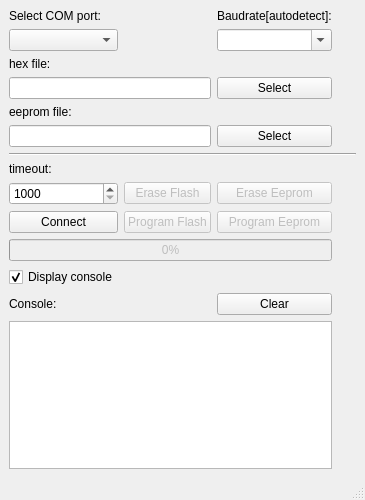
<?xml version="1.0" encoding="UTF-8"?>
<ui version="4.0">
 <class>MainWindow</class>
 <widget class="QMainWindow" name="MainWindow">
  <property name="geometry">
   <rect>
    <x>0</x>
    <y>0</y>
    <width>365</width>
    <height>500</height>
   </rect>
  </property>
  <property name="windowTitle">
   <string>c45b2 GUI</string>
  </property>
  <widget class="QWidget" name="centralwidget">
   <layout class="QGridLayout" name="gridLayout_2">
    <item row="0" column="0">
     <layout class="QGridLayout" name="gridLayout">
      <item row="6" column="0" colspan="2">
       <widget class="QLineEdit" name="eepromFilePath"/>
      </item>
      <item row="16" column="0">
       <widget class="QLabel" name="consoleLabel">
        <property name="text">
         <string>Console:</string>
        </property>
       </widget>
      </item>
      <item row="13" column="0">
       <widget class="QPushButton" name="connectButton">
        <property name="text">
         <string>Connect</string>
        </property>
       </widget>
      </item>
      <item row="15" column="0">
       <widget class="QCheckBox" name="displayConsole">
        <property name="text">
         <string>Display console</string>
        </property>
        <property name="checked">
         <bool>true</bool>
        </property>
        <property name="tristate">
         <bool>false</bool>
        </property>
       </widget>
      </item>
      <item row="4" column="0" colspan="2">
       <widget class="QLineEdit" name="hexFilePath"/>
      </item>
      <item row="1" column="0">
       <widget class="QComboBox" name="cmbPort"/>
      </item>
      <item row="9" column="0">
       <widget class="QLabel" name="label_3">
        <property name="text">
         <string>timeout:</string>
        </property>
       </widget>
      </item>
      <item row="5" column="0">
       <widget class="QLabel" name="label_2">
        <property name="text">
         <string>eeprom file:</string>
        </property>
       </widget>
      </item>
      <item row="1" column="2">
       <widget class="QComboBox" name="baudRateBox">
        <property name="editable">
         <bool>true</bool>
        </property>
        <property name="duplicatesEnabled">
         <bool>true</bool>
        </property>
       </widget>
      </item>
      <item row="0" column="0">
       <widget class="QLabel" name="label_4">
        <property name="text">
         <string>Select COM port:</string>
        </property>
       </widget>
      </item>
      <item row="7" column="0" colspan="4">
       <widget class="Line" name="line">
        <property name="orientation">
         <enum>Qt::Horizontal</enum>
        </property>
       </widget>
      </item>
      <item row="14" column="0" colspan="3">
       <widget class="QProgressBar" name="progressBar">
        <property name="enabled">
         <bool>false</bool>
        </property>
        <property name="value">
         <number>0</number>
        </property>
       </widget>
      </item>
      <item row="11" column="0">
       <widget class="QSpinBox" name="timeoutBox">
        <property name="minimum">
         <number>1000</number>
        </property>
        <property name="maximum">
         <number>10000</number>
        </property>
        <property name="singleStep">
         <number>100</number>
        </property>
        <property name="value">
         <number>1000</number>
        </property>
       </widget>
      </item>
      <item row="2" column="0">
       <widget class="QLabel" name="label">
        <property name="text">
         <string>hex file:</string>
        </property>
       </widget>
      </item>
      <item row="4" column="2">
       <widget class="QPushButton" name="selectHexButton">
        <property name="text">
         <string>Select</string>
        </property>
       </widget>
      </item>
      <item row="17" column="0" colspan="3">
       <widget class="QTextEdit" name="console">
        <property name="readOnly">
         <bool>true</bool>
        </property>
       </widget>
      </item>
      <item row="6" column="2">
       <widget class="QPushButton" name="selectEepromButton">
        <property name="text">
         <string>Select</string>
        </property>
       </widget>
      </item>
      <item row="16" column="2">
       <widget class="QPushButton" name="consoleClearButton">
        <property name="text">
         <string>Clear</string>
        </property>
       </widget>
      </item>
      <item row="13" column="1">
       <widget class="QPushButton" name="programButton">
        <property name="enabled">
         <bool>false</bool>
        </property>
        <property name="text">
         <string>Program Flash</string>
        </property>
       </widget>
      </item>
      <item row="13" column="2">
       <widget class="QPushButton" name="programEepromButton">
        <property name="enabled">
         <bool>false</bool>
        </property>
        <property name="text">
         <string>Program Eeprom</string>
        </property>
       </widget>
      </item>
      <item row="0" column="2">
       <widget class="QLabel" name="label_5">
        <property name="text">
         <string>Baudrate[autodetect]:</string>
        </property>
       </widget>
      </item>
      <item row="11" column="1">
       <widget class="QPushButton" name="eraseFlashButton">
        <property name="enabled">
         <bool>false</bool>
        </property>
        <property name="text">
         <string>Erase Flash</string>
        </property>
       </widget>
      </item>
      <item row="11" column="2">
       <widget class="QPushButton" name="eraseEepromButton">
        <property name="enabled">
         <bool>false</bool>
        </property>
        <property name="text">
         <string>Erase Eeprom</string>
        </property>
       </widget>
      </item>
     </layout>
    </item>
   </layout>
  </widget>
  <widget class="QMenuBar" name="menubar">
   <property name="geometry">
    <rect>
     <x>0</x>
     <y>0</y>
     <width>365</width>
     <height>21</height>
    </rect>
   </property>
  </widget>
  <widget class="QStatusBar" name="statusbar"/>
 </widget>
 <resources/>
 <connections/>
</ui>
